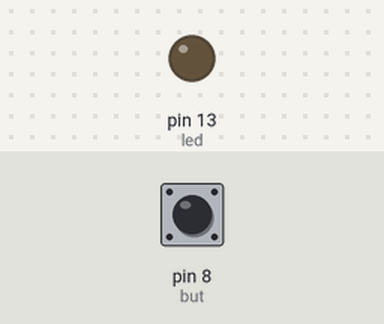
The sketch below on a simulated Arduino Uno, built with avr-gcc and run on an emulated ATmega328P. Shown: output pins drawn as LEDs (lit = HIGH). Dashed ring = blinking. The inputs (shaded band) are chosen by the test bench; at power-on: pin 8 (but) LOW.

Above: at 1.2 s.
1.3 s: pin 8 (but) pulled HIGH for 1 s
At 1.55 s:
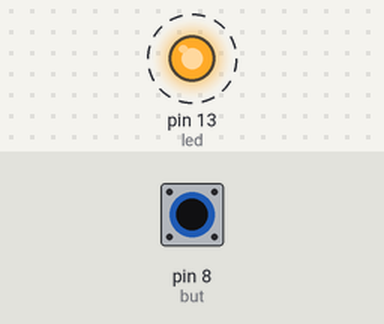
4.3 s: pin 8 (but) pulled HIGH for 3.2 s
At 8.8 s:
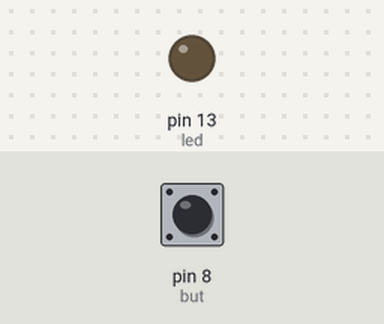
Timing chart, 0 to 10.3 s (numbered marks = the images above; inputs shaded):
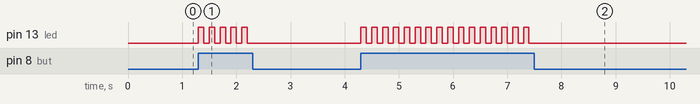

The sketch:

touch.ino
```cpp
int led = 13;
int n =0;
int but = 8;

void setup() {
  // put your setup code here, to run once:
pinMode(led,OUTPUT);
pinMode(but,INPUT);
 digitalWrite(led,LOW);
}

void loop() {

  // put your main code here, to run repeatedly:
  if(digitalRead(but)==1){
    n+=1;

    if(n%2 ==0){
      digitalWrite(led,LOW);
      }
      else{
          digitalWrite(led,HIGH);
      }
    }
    delay(100);
    //delay(100);

     // delay(100);

}
```

Measured:
- after the input at 1.3 s, pin 13 (led): alternates HIGH for 0.10 s and LOW for 0.10 s, 10 changes in all, then stays LOW, starting at once
- after the input at 4.3 s, pin 13 (led): alternates HIGH for 0.10 s and LOW for 0.10 s, 32 changes in all, then stays LOW, starting at once
